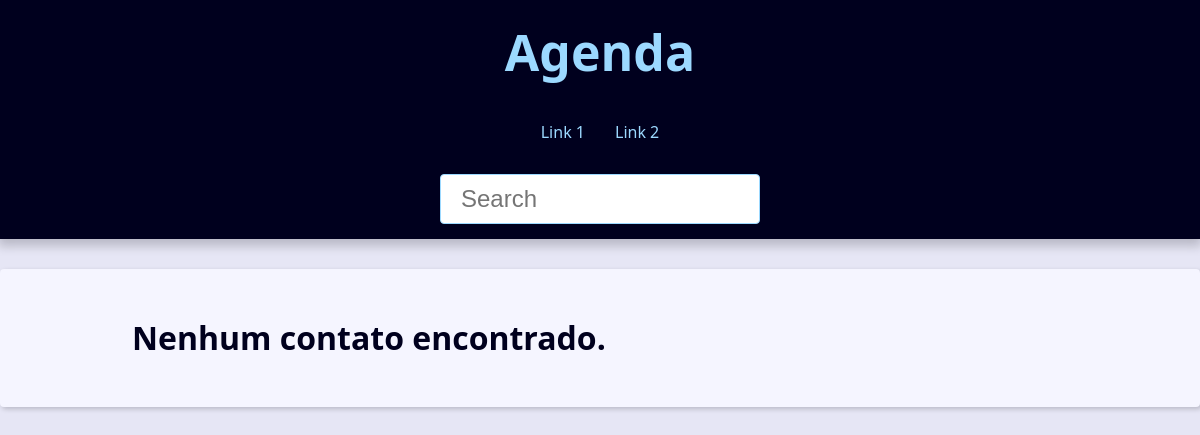
The page /?page=2&q= on the database as committed earlier.
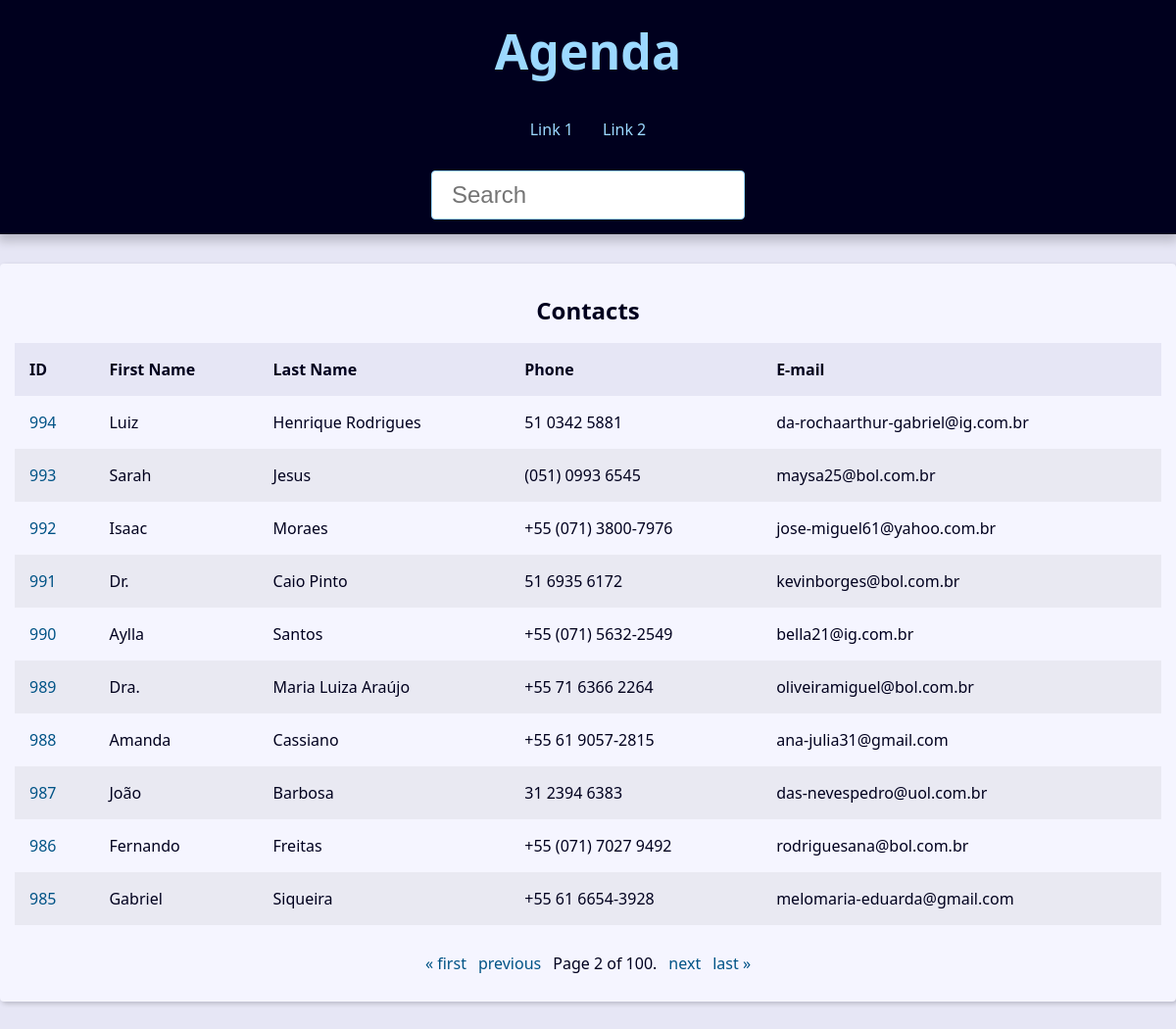
The same page on the database as committed later.
### contact/models.py (models this page shows, shortened)
class Contact(models.Model):
    first_name = models.CharField(max_length=50)
    last_name = models.CharField(max_length=50, blank=True)
    phone = models.CharField(max_length=50)
    email = models.EmailField(max_length=254, blank=True)
    created_date = models.DateTimeField(default=timezone.now)
    description = models.TextField(blank=True)
    show = models.BooleanField(default=True)
    picture = models.ImageField(blank=True, upload_to="pictures/%Y/%m/")
    category = models.ForeignKey(
        Category, on_delete=models.SET_NULL, blank=True, null=True
    )
    owner = models.ForeignKey(User, on_delete=models.SET_NULL, blank=True, null=True)

### contact/views/contact_views.py (the view)
# urls.py: path("", views.index, name="index"),
def index(request):
    contacts = Contact.objects.filter(show=True).order_by("-id")
    paginator = Paginator(contacts, 10)
    page_number = request.GET.get("page")
    page_obj = paginator.get_page(page_number)
    context = {
        "page_obj": page_obj,
        "site_title": "Contatos - ",
    }
    return render(request, "contact/index.html", context)

### contact/templates/contact/index.html
{% extends 'global/base.html' %}
{% block content %}
{% if page_obj %}
<div class="responsive-table">
    <table class="contacts-table">
        <caption class="table-caption ">
            Contacts
        </caption>
        <thead>
            <tr class="table-row table-row-header">
                <th class="table-header">ID</th>
                <th class="table-header">First Name</th>
                <th class="table-header">Last Name</th>
                <th class="table-header">Phone</th>
                <th class="table-header">E-mail</th>
            </tr>
        </thead>
        <tbody>
            {% for contact in page_obj %}
            <tr class="table-row">
                <td class="table-cel">
                    <a class="table-link" href="{% url 'contact:contact' contact.id %}">
                        {{ contact.id }}
                    </a>
                </td>
                <td class="table-cel">
                    {{ contact.first_name }}
                </td>
                <td class="table-cel">
                    {{ contact.last_name }}
                </td>
                <td class="table-cel">
                    {{ contact.phone }}
                </td>
                <td class="table-cel">
                    {{ contact.email }}
                </td>
            </tr>
            {% endfor %}
        </tbody>
    </table>
</div>
{% else %}
<div class="single-contact">
    <h1 class="single-contact-name">
        Nenhum contato encontrado.
    </h1>
</div>
{% endif %}
{% endblock content %}

Rows that differ between the two databases and show on the page:
added Contact: id "994", first_name "Luiz", last_name "Henrique Rodrigues", phone "51 0342 5881", email "da-rochaarthur-gabriel@ig.com.br"
added Contact: id "993", first_name "Sarah", last_name "Jesus", phone "(051) 0993 6545", email "maysa25@bol.com.br"
added Contact: id "992", first_name "Isaac", last_name "Moraes", phone "+55 (071) 3800-7976", email "jose-miguel61@yahoo.com.br"
added Contact: id "991", first_name "Dr.", last_name "Caio Pinto", phone "51 6935 6172", email "kevinborges@bol.com.br"
added Contact: id "990", first_name "Aylla", last_name "Santos", phone "+55 (071) 5632-2549", email "bella21@ig.com.br"
added Contact: id "989", first_name "Dra.", last_name "Maria Luiza Araújo", phone "+55 71 6366 2264", email "oliveiramiguel@bol.com.br"
added Contact: id "988", first_name "Amanda", last_name "Cassiano", phone "+55 61 9057-2815", email "ana-julia31@gmail.com"
added Contact: id "987", first_name "João", last_name "Barbosa", phone "31 2394 6383", email "das-nevespedro@uol.com.br"
added Contact: id "986", first_name "Fernando", last_name "Freitas", phone "+55 (071) 7027 9492", email "rodriguesana@bol.com.br"
added Contact: id "985", first_name "Gabriel", last_name "Siqueira", phone "+55 61 6654-3928", email "melomaria-eduarda@gmail.com"
Other text that changed with them:
{{ page_obj.number }}: (not shown) → "2"
{{ page_obj.paginator.num_pages }}: (not shown) → "100"
text no longer shown: "Nenhum contato encontrado."
text now shown: "Contacts ID First Name Last Name Phone E-mail « first previous Page of . next last »"
